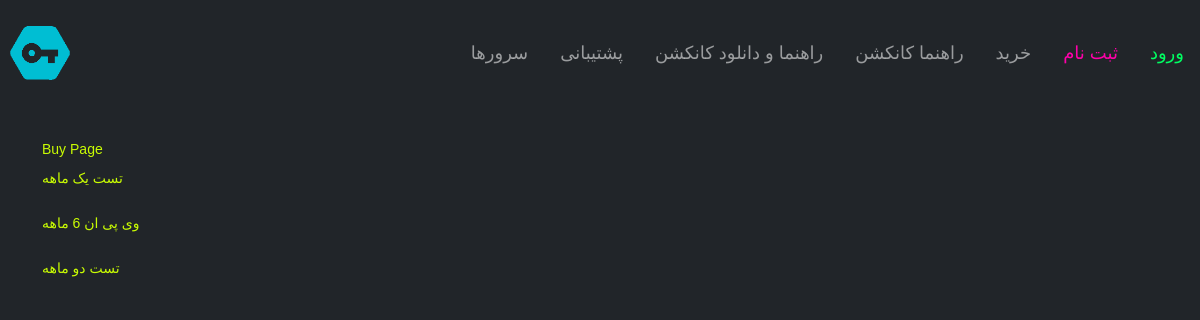
/buy, run on the app's committed database.
### vpn/models.py (models this page shows, shortened)
class vpnlist(models.Model):
    title = models.CharField(max_length=150, verbose_name=_("VPN Title"))
    day = models.IntegerField(verbose_name=_("Active Day"))
    price_t = models.CharField(max_length=150, verbose_name=_("Price Toman"))
    price_c = models.CharField(max_length=150, verbose_name=_("Price Digital currency"), blank=True, null=True)
    row = models.IntegerField(verbose_name=_("Row"))
    color = models.CharField(max_length=150, verbose_name=_("Color"), null=True, blank=True)
    class Meta:
        verbose_name = _("vpnlist")
        verbose_name_plural = _("vpnlists")
    def __str__(self):
        return self.title

### vpn/views.py (the view)
# urls.py: path('buy', vpnbuy, name='buy'),
def vpnbuy(request):
    vpli = vpnlist.objects.all()
    return render(request=request, template_name="vpn/vpnbuy.html", context={'vpnlist': vpli})

### vpn/context_processors.py (called while the page is built)
def siteAddress(request):
    return {'SITE_ADDRESS': settings.SITE_ADDRESS}

### vpn/templates/vpn/vpnbuy.html (shortened to what this page needs)
{% extends "base.html" %}
{% load i18n %}
{% block body %}
    {% trans "Buy Page" %}
    <form action="" method="post">
        {% for vp in vpnlist %}<p>{{ vp }}</p>{% endfor %}
    </form>
{% endblock body %}

### static/root/css/main.css (style rules this page uses)
body { background-color: dark; color: #c9fc03; font: 14px Yekan, Tahoma, Arial, sans-serif; line-height: 29px; background-size: cover; background-repeat: no-repeat; }

### data on the page
vpnlist: title "تست یک ماهه"
vpnlist: title "وی پی ان 6 ماهه"
vpnlist: title "تست دو ماهه"
